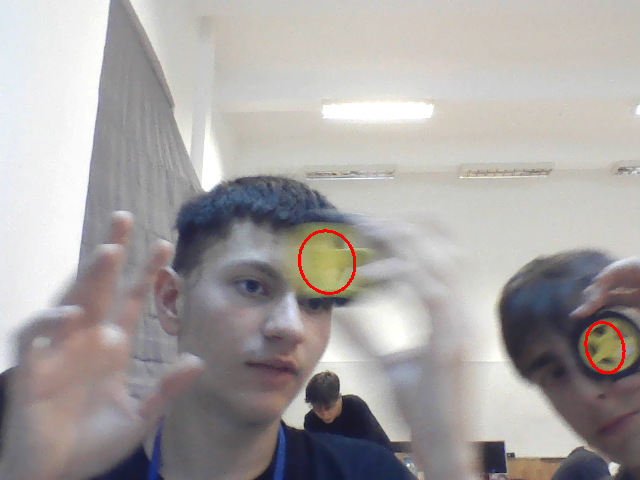
#> input picture centered wheel.png, 640 x 480 px, given in place of the camera
$ python 'face detection.py'
#> lines starting #> are read from the running program, lines starting #| are printed output that depends on the picture
import cv2
import imutils

def detect_people(frame, cascade):
    gray = cv2.cvtColor(frame, cv2.COLOR_BGR2GRAY)
    rects = cascade.detectMultiScale(gray, scaleFactor=1.1, minNeighbors=5, minSize=(30, 30),
                                     flags=cv2.CASCADE_SCALE_IMAGE)
    return rects

person_cascade = cv2.CascadeClassifier(cv2.data.haarcascades + 'haarcascade_frontalface_default.xml')

video_capture = cv2.VideoCapture(0)

while True:
    ret, frame = video_capture.read()
#> frame is the input picture: shape (480, 640, 3); mean B, G, R 162.7, 163.6, 168

    if not ret:
        break

    frame = imutils.resize(frame, width=500)
#> frame: shape (375, 500, 3)

    detected_people = detect_people(frame, person_cascade)
#> in detect_people, `gray = cv2.cvtColor(frame, cv2.COLOR_BGR2GRAY)`:
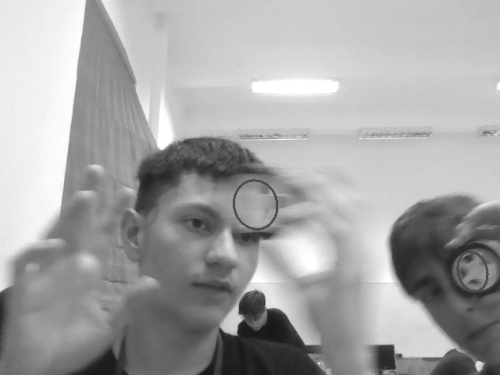
#> gray: shape (375, 500); min 24, max 255, mean 164.8
#> in detect_people, `rects = cascade.detectMultiScale(gray, scaleFactor=1.1, minNeighbors=5..`: rects = [[144, 170, 155, 155]]
#> detected_people = [[144, 170, 155, 155]]

    for (x, y, w, h) in detected_people:
        cv2.rectangle(frame, (x, y), (x + w, y + h), (0, 255, 0), 2)
#> this loop made 1 pass
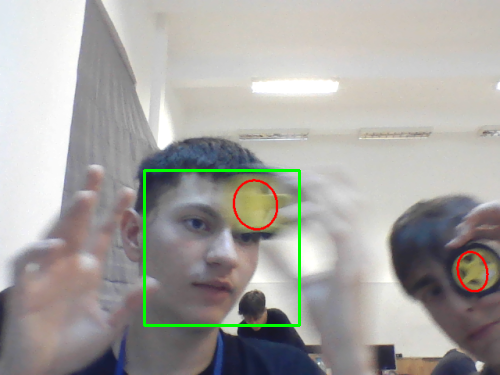
#> frame: shape (375, 500, 3); mean B, G, R 161.5, 164.9, 166.8

    cv2.imshow('Person Tracking', frame)

    if cv2.waitKey(1) & 0xFF == ord('q'):
#> (key q is pressed here)
        break

video_capture.release()
cv2.destroyAllWindows()

$ run again, on centered.png
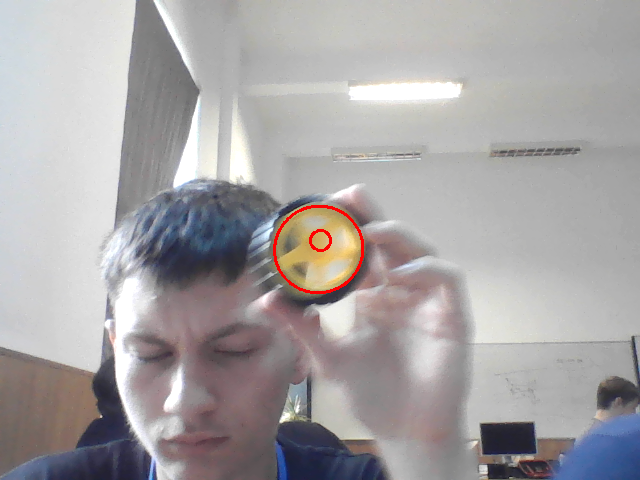
#> input picture centered.png, 640 x 480 px, given in place of the camera
#> frame is the input picture: shape (480, 640, 3); mean B, G, R 164.5, 163.4, 167.1
#> frame: shape (375, 500, 3)
#> in detect_people, `gray = cv2.cvtColor(frame, cv2.COLOR_BGR2GRAY)`:
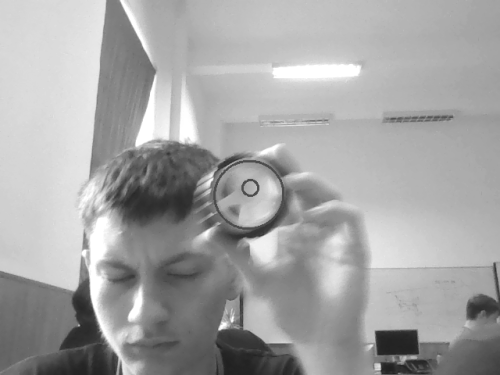
#> gray: shape (375, 500); min 32, max 255, mean 164.6
#> rects = ()
